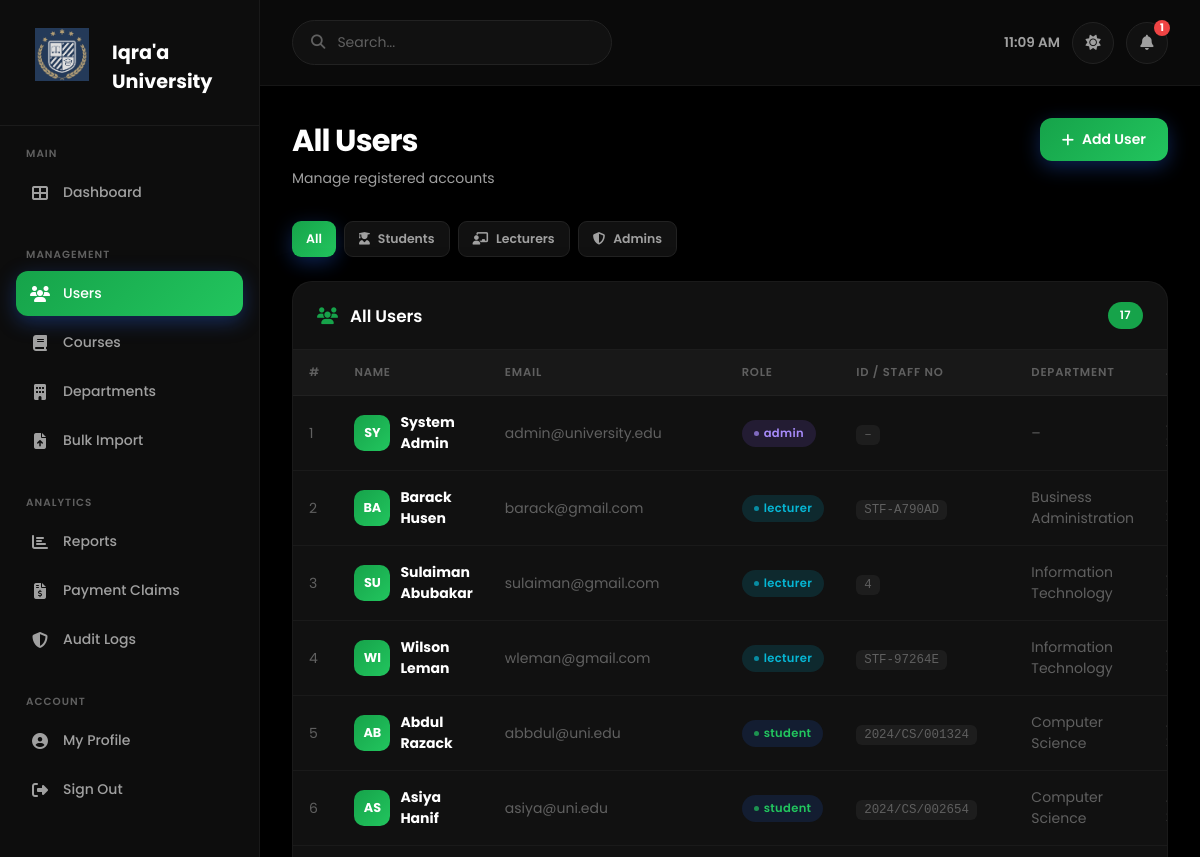
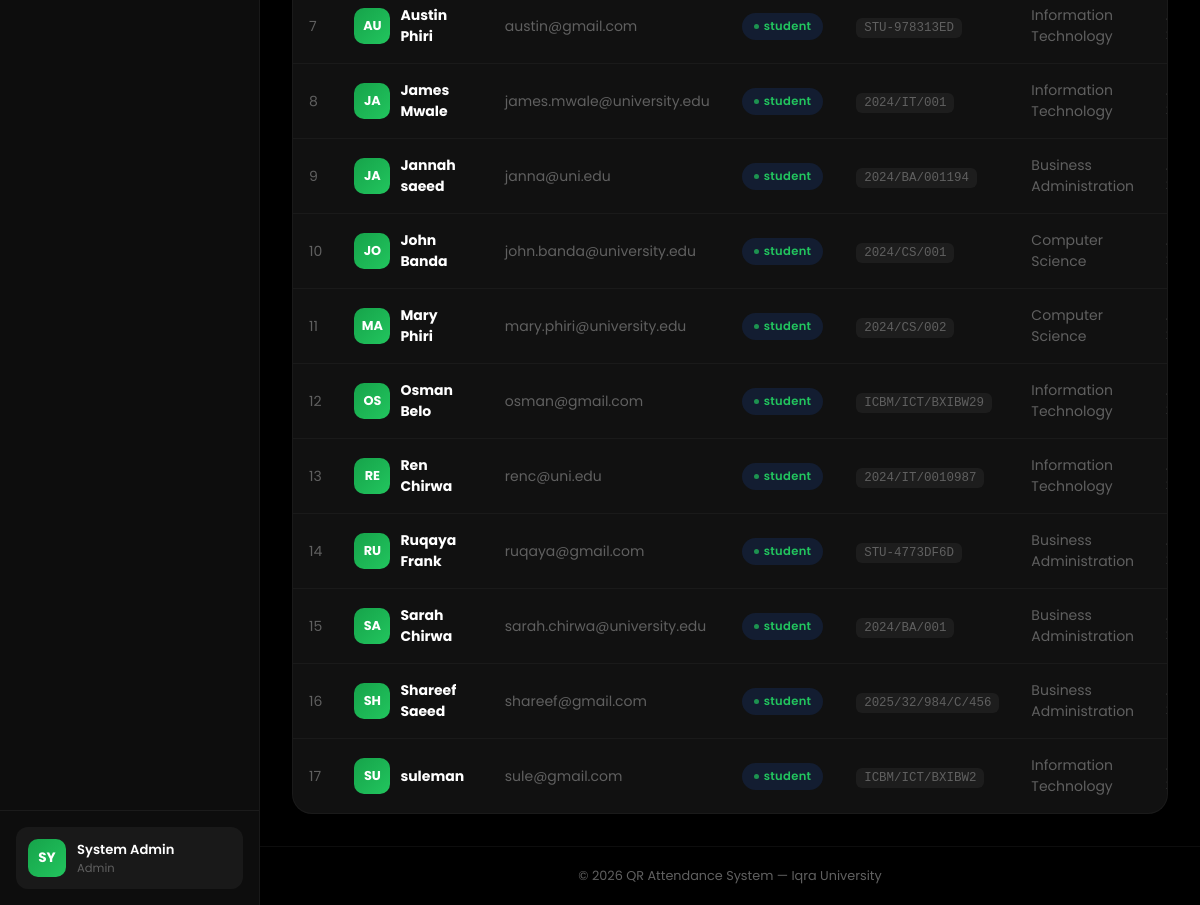
The app's page /admin/users (signed in) with its own data (2 pictures, top to bottom).
### tables this page shows
CREATE TABLE `users` (
  `id` int(10) UNSIGNED NOT NULL,
  `name` varchar(120) NOT NULL,
  `email` varchar(180) NOT NULL,
  `password` varchar(255) NOT NULL,
  `role` enum('admin','lecturer','student') NOT NULL,
  `is_active` tinyint(1) NOT NULL DEFAULT 1,
  `created_at` timestamp NOT NULL DEFAULT current_timestamp(),
  `updated_at` timestamp NOT NULL DEFAULT current_timestamp() ON UPDATE current_timestamp()
);

CREATE TABLE `departments` (
  `id` int(10) UNSIGNED NOT NULL,
  `name` varchar(120) NOT NULL,
  `code` varchar(20) NOT NULL,
  `created_at` timestamp NOT NULL DEFAULT current_timestamp()
);

### app/views/admin/users.php (the view, shortened to what the rows shown need)
<?php
$filter = $_GET['filter'] ?? 'all';
$filterLabel = match($filter) {
    'student'  => 'Students',
    'lecturer' => 'Lecturers',
    'admin'    => 'Admins',
    default    => 'All Users'
};
?>
<div class="page-title">
    <div>
        <h1><?= $filterLabel ?></h1>
        <p>Manage registered accounts</p>
    </div>
    <a href="<?= BASE_URL ?>/admin/users/create" class="btn btn-primary">
        <i class="fas fa-plus"></i> Add User
    </a>
</div>
<div style="display:flex;gap:8px;margin-bottom:24px;flex-wrap:wrap">
    <a href="<?= BASE_URL ?>/admin/users"
       class="btn btn-sm <?= $filter === 'all' ? 'btn-primary' : 'btn-secondary' ?>">
        All
    </a>
    <a href="<?= BASE_URL ?>/admin/users?filter=student"
       class="btn btn-sm <?= $filter === 'student' ? 'btn-primary' : 'btn-secondary' ?>">
        <i class="fas fa-user-graduate"></i> Students
    </a>
    <a href="<?= BASE_URL ?>/admin/users?filter=lecturer"
       class="btn btn-sm <?= $filter === 'lecturer' ? 'btn-primary' : 'btn-secondary' ?>">
        <i class="fas fa-chalkboard-teacher"></i> Lecturers
    </a>
    <a href="<?= BASE_URL ?>/admin/users?filter=admin"
       class="btn btn-sm <?= $filter === 'admin' ? 'btn-primary' : 'btn-secondary' ?>">
        <i class="fas fa-shield-alt"></i> Admins
    </a>
</div>
<?php
$filtered = $filter === 'all'
    ? $users
    : array_filter($users, fn($u) => $u['role'] === $filter);
$filtered = array_values($filtered);
?>
<div class="panel">
    <div class="panel-header">
        <h2>
            <i class="fas fa-users" style="color:var(--primary);margin-right:8px"></i>
            <?= $filterLabel ?>
        </h2>
        <span class="badge badge-count"><?= count($filtered) ?></span>
    </div>
    <div class="table-wrap">
        <?php if (empty($filtered)): ?>
        <div class="empty-state">
            <div class="empty-icon">👥</div>
            <p>No <?= strtolower($filterLabel) ?> found.</p>
            <a href="<?= BASE_URL ?>/admin/users/create" class="btn btn-primary">
                <i class="fas fa-plus"></i> Add User
            </a>
        </div>
        <?php else: ?>
        <table class="table">
            <thead>
                <tr>
                    <th>#</th>
                    <th>Name</th>
                    <th>Email</th>
                    <th>Role</th>
                    <th>ID / Staff No</th>
                    <th>Department</th>
                    <th>Joined</th>
                </tr>
            </thead>
            <tbody>
            <?php foreach ($filtered as $i => $u): ?>
                <tr>
                    <td style="color:var(--text-muted)"><?= $i + 1 ?></td>
                    <td>
                        <div style="display:flex;align-items:center;gap:10px">
                            <div style="width:36px;height:36px;border-radius:10px;
                                        background:linear-gradient(135deg,var(--primary),var(--primary-light));
                                        display:flex;align-items:center;justify-content:center;
                                        font-weight:700;font-size:.8rem;color:#fff;flex-shrink:0">
                                <?= strtoupper(substr($u['name'], 0, 2)) ?>
                            </div>
                            <div>
                                <strong style="color:var(--text)"><?= htmlspecialchars($u['name']) ?></strong>
                            </div>
                        </div>
                    </td>
                    <td style="color:var(--text-muted)"><?= htmlspecialchars($u['email']) ?></td>
                    <td><span class="badge badge-<?= $u['role'] ?>"><?= $u['role'] ?></span></td>
                    <td>
                        <code style="font-size:.78rem;color:var(--text-muted);
                                     background:rgba(255,255,255,.05);padding:3px 8px;
                                     border-radius:6px">
                            <?= htmlspecialchars($u['identifier'] ?? '–') ?>
                        </code>
                    </td>
                    <td style="color:var(--text-muted)"><?= htmlspecialchars($u['department'] ?? '–') ?></td>
                    <td style="color:var(--text-muted);font-size:.8rem">
                    </td>
                </tr>
            <?php endforeach; ?>
            </tbody>
        </table>
        <?php endif; ?>
    </div>
</div>

### app/core/Router.php (shortened to what the rows shown need)
<?php
class Router
{
    private array $routes = [];
    private function addRoute(string $method, string $path, string $handler, array $middleware): void
    {
        $this->routes[] = compact('method', 'path', 'pattern', 'handler', 'middleware');
    }
    public function dispatch(): void
{
    $method     = $_SERVER['REQUEST_METHOD'];
    $requestUri = strtok($_SERVER['REQUEST_URI'], '?');
    $scriptDir  = str_replace('\\', '/', dirname($_SERVER['SCRIPT_NAME']));
    $basePath   = rtrim($scriptDir, '/');
    $uri        = '/' . ltrim(substr($requestUri, strlen($basePath)), '/');
    $uri = preg_replace('#^/index\.php(/|$)#', '/', $uri);
    foreach ($this->routes as $route) {
            if ($route['method'] !== $method) {
                continue;
            }
            if (!preg_match($route['pattern'], $uri, $matches)) {
                continue;
            }
            $params = array_filter($matches, 'is_string', ARRAY_FILTER_USE_KEY);
            [$class, $action] = explode('@', $route['handler']);
            $controller = new $class();
            $controller->$action($params);
            return;
        }
    }
}

### app/views/layouts/header.php (shortened to what the rows shown need)
<!DOCTYPE html>
<html lang="en">
<head>
    <link rel="stylesheet" href="https://cdnjs.cloudflare.com/ajax/libs/font-awesome/6.5.1/css/all.min.css">
    <link rel="stylesheet" href="<?= BASE_URL ?>/assets/css/app.css">
</head>
<body>
<?php if (Auth::check()): ?>
<div class="wrapper">
    <aside class="sidebar" id="sidebar">
        <div class="sidebar-logo">
            <div class="auth-logo">
    <img src="<?= BASE_URL ?>/assets/images/logo.webp"
         alt="IQRA'A e-Attendance Logo">
</div>
            <span>Iqra'a University</span>
        </div>
       <?php if (Auth::isAdmin()): ?>
<div class="sidebar-section">
    <div class="sidebar-section-label">Main</div>
    <ul>
        <li><a href="<?= BASE_URL ?>/admin/dashboard">
            <i class="fas fa-th-large"></i> Dashboard</a></li>
    </ul>
</div>
<div class="sidebar-section">
    <div class="sidebar-section-label">Management</div>
    <ul>
        <li><a href="<?= BASE_URL ?>/admin/users">
            <i class="fas fa-users"></i> Users</a></li>
        <li><a href="<?= BASE_URL ?>/admin/courses">
            <i class="fas fa-book"></i> Courses</a></li>
        <li><a href="<?= BASE_URL ?>/admin/departments">
            <i class="fas fa-building"></i> Departments</a></li>
        <li><a href="<?= BASE_URL ?>/admin/import">
            <i class="fas fa-file-upload"></i> Bulk Import</a></li>
    </ul>
</div>
<div class="sidebar-section">
    <div class="sidebar-section-label">Analytics</div>
    <ul>
        <li><a href="<?= BASE_URL ?>/admin/reports">
            <i class="fas fa-chart-bar"></i> Reports</a></li>
        <li><a href="<?= BASE_URL ?>/admin/claims">
            <i class="fas fa-file-invoice-dollar"></i> Payment Claims</a></li>
        <li><a href="<?= BASE_URL ?>/admin/audit">
            <i class="fas fa-shield-alt"></i> Audit Logs</a></li>
    </ul>
</div>
<?php endif; ?>
        <div class="sidebar-section">
            <div class="sidebar-section-label">Account</div>
            <ul>
                <li><a href="<?= BASE_URL ?>/profile"><i class="fas fa-user-circle"></i> My Profile</a></li>
                <li><a href="<?= BASE_URL ?>/logout"><i class="fas fa-sign-out-alt"></i> Sign Out</a></li>
            </ul>
        </div>
        <div class="sidebar-footer">
            <div class="sidebar-user">
                <div class="sidebar-avatar">
                    <?= strtoupper(substr(Auth::user()['name'], 0, 2)) ?>
                </div>
                <div class="sidebar-user-info">
                    <h4><?= htmlspecialchars(Auth::user()['name']) ?></h4>
                    <p><?= ucfirst(Auth::role()) ?></p>
                </div>
            </div>
        </div>
    </aside>
    <div class="main">
        <div class="topbar">
            <div class="topbar-left">
                <div class="search-box">
                    <i class="fas fa-search"></i>
                    <input type="text" placeholder="Search...">
                </div>
            </div>
            <div class="topbar-right">
                <span class="topbar-clock" id="clock"></span>
                <button class="icon-btn" id="themeToggle" title="Toggle theme" aria-label="Toggle dark/light mode">
                </button>
                <button class="icon-btn" title="Notifications">
                    <i class="fas fa-bell"></i>
                    <span class="notif-badge">1</span>
                </button>
            </div>
        </div>
        <div class="page-content">
<?php endif; ?>

### records on screen
users: name "SY", name "System Admin", email "admin@university.edu", role "admin", identifier "–", department "–"
users: name "BA", name "Barack Husen", email "barack@gmail.com", role "lecturer", identifier "STF-A790AD", departments.name "Business Administration"
users: name "SU", name "Sulaiman Abubakar", email "sulaiman@gmail.com", role "lecturer", identifier "4", departments.name "Information Technology"
users: name "WI", name "Wilson Leman", email "wleman@gmail.com", role "lecturer", identifier "STF-97264E", departments.name "Information Technology"
users: name "AB", name "Abdul Razack", email "abbdul@uni.edu", role "student", identifier "2024/CS/001324", departments.name "Computer Science"
users: name "AS", name "Asiya Hanif", email "asiya@uni.edu", role "student", identifier "2024/CS/002654", departments.name "Computer Science"
users: name "AU", name "Austin Phiri", email "austin@gmail.com", role "student", identifier "STU-978313ED", departments.name "Information Technology"
users: name "JA", name "James Mwale", email "james.mwale@university.edu", role "student", identifier "2024/IT/001", departments.name "Information Technology"
users: name "JA", name "Jannah saeed", email "janna@uni.edu", role "student", identifier "2024/BA/001194", departments.name "Business Administration"
users: name "JO", name "John Banda", email "john.banda@university.edu", role "student", identifier "2024/CS/001", departments.name "Computer Science"
users: name "MA", name "Mary Phiri", email "mary.phiri@university.edu", role "student", identifier "2024/CS/002", departments.name "Computer Science"
users: name "OS", name "Osman Belo", email "osman@gmail.com", role "student", identifier "ICBM/ICT/BXIBW29", departments.name "Information Technology"
users: name "RE", name "Ren Chirwa", email "renc@uni.edu", role "student", identifier "2024/IT/0010987", departments.name "Information Technology"
users: name "RU", name "Ruqaya Frank", email "ruqaya@gmail.com", role "student", identifier "STU-4773DF6D", departments.name "Business Administration"
users: name "SA", name "Sarah Chirwa", email "sarah.chirwa@university.edu", role "student", identifier "2024/BA/001", departments.name "Business Administration"
users: name "SH", name "Shareef Saeed", email "shareef@gmail.com", role "student", identifier "2025/32/984/C/456", departments.name "Business Administration"
users: name "SU", name "suleman", email "sule@gmail.com", role "student", identifier "ICBM/ICT/BXIBW2", departments.name "Information Technology"

### other values on screen
count($filtered) "17"
